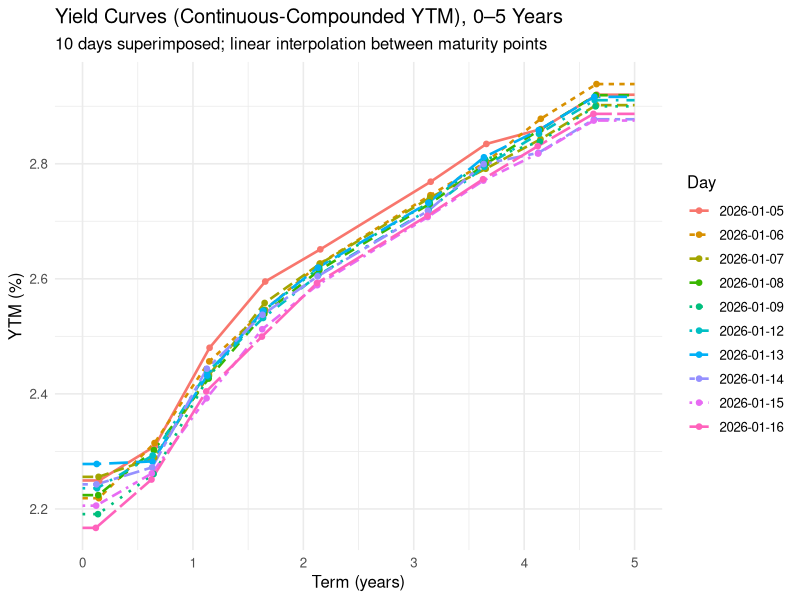
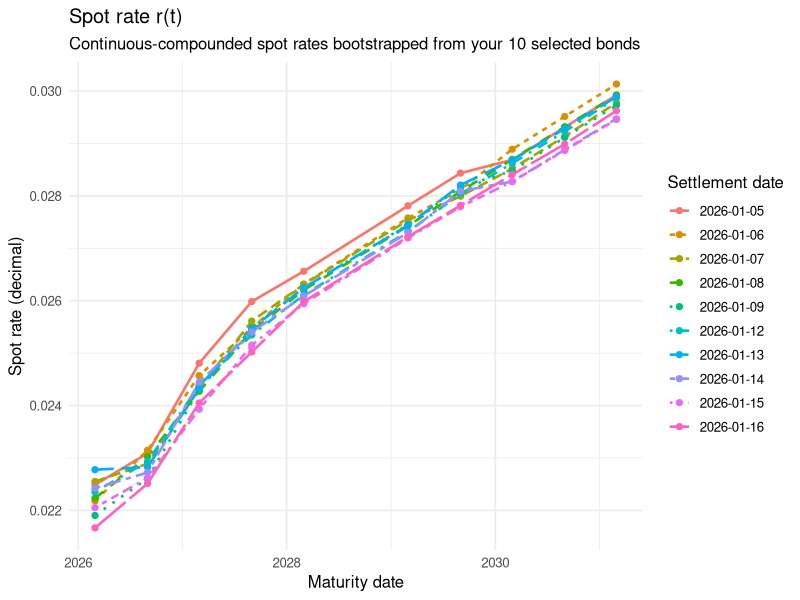
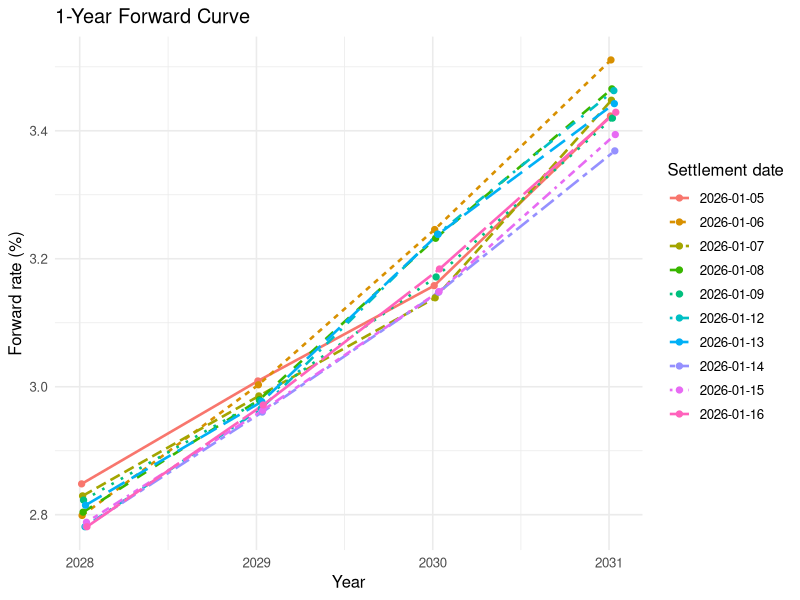

The R script that drew these images, in order:
## ---- chunk 1
knitr::opts_chunk$set(
  fig.format = "png",
  fig.dpi = 300,
  fig.width = 7,
  fig.height = 5
)
library(tidyverse)
library(lubridate)

FACE <- 100
bonds <- tibble::tribble(
  ~id, ~name,               ~coupon,  ~maturity,
   1, "CAN 0.25 Mar 26",    0.00250,  "2026-03-01",
   2, "CAN 1.00 Sep 26",    0.01000,  "2026-09-01",
   3, "CAN 1.25 Mar 27",    0.01250,  "2027-03-01",
   4, "CAN 2.75 Sep 27",    0.02750,  "2027-09-01",
   5, "CAN 3.50 Mar 28",    0.03500,  "2028-03-01",
   6, "CAN 4.00 Mar 29",    0.04000,  "2029-03-01",
   7, "CAN 3.50 Sep 29",    0.03500,  "2029-09-01",
   8, "CAN 2.75 Mar 30",    0.02750,  "2030-03-01",
   9, "CAN 2.75 Sep 30",    0.02750,  "2030-09-01",
  10, "CAN 2.75 Mar 31",    0.02750,  "2031-03-01"
) %>%
  mutate(maturity = as.Date(maturity))

days <- as.Date(c("2026-01-05","2026-01-06","2026-01-07","2026-01-08","2026-01-09",
                  "2026-01-12","2026-01-13","2026-01-14","2026-01-15","2026-01-16"))

clean_mat <- matrix(c(
  99.70, 99.71, 99.71, 99.72, 99.73, 99.74, 99.74, 99.75, 99.76, 99.77,
  99.145,99.145,99.165,99.160,99.190,99.180,99.190,99.200,99.210,99.220,
  98.600,98.630,98.660,98.670,98.670,98.670,98.680,98.670,98.730,98.720,
  100.22,100.30,100.28,100.31,100.30,100.32,100.30,100.31,100.35,100.37,
  101.73,101.78,101.78,101.80,101.79,101.81,101.78,101.81,101.84,101.83,
  103.63,103.70,103.71,103.74,103.73,103.76,103.72,103.76,103.79,103.78,
  102.22,102.33,102.37,102.34,102.31,102.35,102.29,102.33,102.43,102.42,
  99.493,99.423,99.563,99.498,99.580,99.528,99.503,99.658,99.663,99.613,
  99.165,99.085,99.245,99.170,99.255,99.210,99.185,99.355,99.365,99.315,
  98.813,98.723,98.888,98.823,98.913,98.850,98.838,99.033,99.043,98.968
), nrow = 10, byrow = TRUE)

stopifnot(nrow(clean_mat) == 10, ncol(clean_mat) == 10)

colnames(clean_mat) <- format(days, "%Y-%m-%d")
rownames(clean_mat) <- as.character(1:10)


prices <- as_tibble(clean_mat, rownames = "id") %>%
  mutate(id = as.integer(id)) %>%
  pivot_longer(-id, names_to = "settle_chr", values_to = "clean") %>%
  mutate(settle = as.Date(settle_chr)) %>%
  select(-settle_chr) %>%
  left_join(bonds, by = "id")

last_coupon_date <- function(settle, maturity) {
  d <- maturity
  while (d > settle) d <- d %m-% months(6)
  d
}

dirty_price <- function(clean, settle, maturity, coupon_rate, face = 100) {
  lc <- last_coupon_date(settle, maturity)
  n_days <- as.numeric(settle - lc)
  AI <- (n_days / 365) * (face * coupon_rate)
  clean + AI
}

cashflows <- function(settle, maturity, coupon_rate, face = 100) {
  d <- maturity
  pay_dates <- c()
  while (d > settle) {
    pay_dates <- c(d, pay_dates)
    d <- d %m-% months(6)
  }
  cpn_amt <- face * coupon_rate / 2
  cf <- rep(cpn_amt, length(pay_dates))
  cf[length(cf)] <- cf[length(cf)] + face
  t <- as.numeric(pay_dates - settle) / 365
  list(t = t, cf = cf)
}

prices <- prices %>%
  rowwise() %>%
  mutate(
    dirty = dirty_price(clean, settle, maturity, coupon, FACE),
    tau_maturity = as.numeric(maturity - settle) / 365
  ) %>%
  ungroup()

## ---- chunk 2
# Q4(a)
#| fig-format: png
#| fig-dpi: 300
#| fig-width: 7
#| fig-height: 5
ytm_continuous <- function(dirty, settle, maturity, coupon_rate, face = 100) {
  cfobj <- cashflows(settle, maturity, coupon_rate, face)
  t <- cfobj$t
  cf <- cfobj$cf
  f <- function(y) sum(cf * exp(-y * t)) - dirty
  uniroot(f, lower = -0.05, upper = 0.25)$root
}

ytm_tbl <- prices %>%
  rowwise() %>%
  mutate(
    tau = tau_maturity,
    y_cont = ytm_continuous(dirty, settle, maturity, coupon, FACE)
  ) %>%
  ungroup() %>%
  filter(tau >= 0, tau <= 5)

tau_grid <- seq(0, 5, by = 0.01)

ytm_curve_grid <- ytm_tbl %>%
  group_by(settle) %>%
  arrange(tau, .by_group = TRUE) %>%
  reframe({
    x <- tau
    y <- y_cont
    tibble(
      tau = tau_grid,
      y_grid = approx(x = x, y = y, xout = tau_grid,
                      method = "linear", rule = 2)$y
    )
  })

ggplot() +
  geom_line(
    data = ytm_curve_grid,
    aes(x = tau, y = 100 * y_grid,
        group = factor(settle),
        color = factor(settle),
        linetype = factor(settle)),
    linewidth = 0.9
  ) +
  geom_point(
    data = ytm_tbl,
    aes(x = tau, y = 100 * y_cont, color = factor(settle)),
    size = 1.6
  ) +
  scale_x_continuous(breaks = 0:5) +
  labs(
    title = "Yield Curves (Continuous-Compounded YTM), 0–5 Years",
    subtitle = "10 days superimposed; linear interpolation between maturity points",
    x = "Term (years)",
    y = "YTM (%)",
    color = "Day",
    linetype = "Day"
  ) +
  theme_minimal(base_size = 12)

## ---- chunk 3
library(tidyverse)
library(lubridate)

FACE <- 100

stopifnot(exists("prices"))
stopifnot(exists("cashflows"))

prices2 <- prices %>%
  mutate(
    tau_years = as.numeric(maturity - settle) / 365
  )

bootstrap_spot_one_day <- function(day_df) {

  day_df <- day_df %>%
    mutate(tau_years = as.numeric(maturity - settle) / 365) %>%
    arrange(tau_years)

  known_t <- numeric(0)
  known_r <- numeric(0)

  r_at <- function(t) {
    if (length(known_t) == 0) stop("No known spot points yet.")
    if (any(abs(t - known_t) < 1e-12)) return(known_r[which.min(abs(t - known_t))])
    if (t < min(known_t)) return(known_r[which.min(known_t)])
    if (t > max(known_t)) return(known_r[which.max(known_t)])
    approx(x = known_t, y = known_r, xout = t, method = "linear")$y
  }

  out <- vector("list", nrow(day_df))

  for (j in seq_len(nrow(day_df))) {

    settle   <- day_df$settle[j]
    maturity <- day_df$maturity[j]
    cpn      <- day_df$coupon[j]
    Pdirty   <- day_df$dirty[j]

    cfobj <- cashflows(settle, maturity, cpn, FACE)
    t <- cfobj$t
    cf <- cfobj$cf
    n <- length(t)

    PV_known <- 0
    if (n > 1) {
      for (i in 1:(n - 1)) {
        ri <- r_at(t[i])
        PV_known <- PV_known + cf[i] * exp(-ri * t[i])
      }
    }

    Dn <- (Pdirty - PV_known) / cf[n]
    if (!is.finite(Dn) || Dn <= 0) {
      stop(paste0("BOOTSTRAP FAILED: settle=", settle,
                  " bond_id=", day_df$id[j],
                  " Dn=", signif(Dn, 8)))
    }

    rn <- -log(Dn) / t[n]

    known_t <- c(known_t, t[n])
    known_r <- c(known_r, rn)

    out[[j]] <- tibble(settle = settle, t_maturity = t[n], r_cont = rn)
  }

  bind_rows(out) %>% arrange(t_maturity)
}

prices_by_day <- split(prices2, prices2$settle)
spot_points <- purrr::map_dfr(prices_by_day, bootstrap_spot_one_day)

spot_curve_date <- prices2 %>%
  distinct(settle, id, name, maturity, tau_years) %>%
  arrange(settle, tau_years) %>%
  group_by(settle) %>%
  mutate(rank = row_number()) %>%
  ungroup() %>%
  left_join(
    spot_points %>%
      group_by(settle) %>%
      arrange(t_maturity, .by_group = TRUE) %>%
      mutate(rank = row_number()) %>%
      ungroup(),
    by = c("settle", "rank")
  ) %>%
  mutate(settle_f = factor(settle))

ggplot(
  spot_curve_date,
  aes(
    x = maturity,
    y = r_cont,
    group = settle_f,
    color = settle_f,
    linetype = settle_f
  )
) +
  geom_line(linewidth = 0.9) +
  geom_point(size = 1.8) +
  labs(
    title = "Spot rate r(t)",
    subtitle = "Continuous-compounded spot rates bootstrapped from your 10 selected bonds",
    x = "Maturity date",
    y = "Spot rate (decimal)",
    color = "Settlement date",
    linetype = "Settlement date"
  ) +
  theme_minimal(base_size = 12)

## ---- chunk 4
#| fig-format: pdf
#| fig-width: 7
#| fig-height: 5

library(tidyverse)
library(lubridate)

stopifnot(exists("spot_points"))

spot_int <- spot_points %>%
  group_by(settle) %>%
  arrange(t_maturity, .by_group = TRUE) %>%
  reframe({
    x <- t_maturity
    y <- r_cont
    tibble(
      T = 1:5,
      rT = approx(x = x, y = y, xout = 1:5, method = "linear", rule = 2)$y
    )
  })

fwd_1yr <- spot_int %>%
  group_by(settle) %>%
  arrange(T, .by_group = TRUE) %>%
  reframe({
    r <- rT
    endT <- 2:5
    f <- r[2:5] * (2:5) - r[1:4] * (1:4)
    tibble(endT = endT, fwd = f)
  }) %>%
  ungroup() %>%
  mutate(
    settle_date = as.Date(settle),
    end_date = settle_date + round(365 * endT),  # for plotting only
    settle_f = factor(settle)
  )

ggplot(
  fwd_1yr,
  aes(
    x = end_date,
    y = 100 * fwd,
    group = settle_f,
    color = settle_f,
    linetype = settle_f
  )
) +
  geom_line(linewidth = 0.9) +
  geom_point(size = 1.8) +
  labs(
    title = "1-Year Forward Curve",
    x = "Year",
    y = "Forward rate (%)",
    color = "Settlement date",
    linetype = "Settlement date"
  ) +
  theme_minimal(base_size = 12)

## ---- chunk 5

library(tidyverse)

stopifnot(exists("ytm_tbl"), exists("fwd_1yr"))

yield_terms <- 1:5

yield_wide <- ytm_tbl %>%
  group_by(settle) %>%
  arrange(tau, .by_group = TRUE) %>%
  reframe({
    x <- tau
    y <- y_cont
    tibble(
      term = yield_terms,
      r = approx(x = x, y = y, xout = yield_terms, method = "linear", rule = 2)$y
    )
  }) %>%
  ungroup() %>%
  mutate(var = paste0("X", term)) %>%
  select(settle, var, r) %>%
  pivot_wider(names_from = var, values_from = r) %>%
  arrange(settle)

yield_logret <- yield_wide %>%
  mutate(across(starts_with("X"), ~ log(lead(.x) / .x))) %>%
  slice(1:(n() - 1)) %>%         # keep j = 1..9
  select(starts_with("X"))

Cov_Yield <- cov(as.matrix(yield_logret), use = "complete.obs")
rownames(Cov_Yield) <- colnames(Cov_Yield) <- paste0("X", 1:5)

fwd_wide <- fwd_1yr %>%
  mutate(var = case_when(
    endT == 2 ~ "X1",   # 1y-1y
    endT == 3 ~ "X2",   # 1y-2y
    endT == 4 ~ "X3",   # 1y-3y
    endT == 5 ~ "X4"    # 1y-4y
  )) %>%
  select(settle, var, r = fwd) %>%
  pivot_wider(names_from = var, values_from = r) %>%
  arrange(settle)

fwd_logret <- fwd_wide %>%
  mutate(across(starts_with("X"), ~ log(lead(.x) / .x))) %>%
  slice(1:(n() - 1)) %>%
  select(starts_with("X"))

Cov_Forward <- cov(as.matrix(fwd_logret), use = "complete.obs")
rownames(Cov_Forward) <- colnames(Cov_Forward) <- paste0("X", 1:4)

cat("\n=== Covariance matrix: daily log-returns of YIELDS (X1..X5 = 1y..5y) ===\n")
print(Cov_Yield)

cat("\n=== Covariance matrix: daily log-returns of FORWARDS (X1..X4 = 1y-1y..1y-4y) ===\n")
print(Cov_Forward)

## ---- chunk 6
stopifnot(exists("Cov_Yield"), exists("Cov_Forward"))

print_eigen_clean <- function(CovMat, row_names, title) {

  eg <- eigen(as.matrix(CovMat))

  cat("\n========================\n")
  cat(title, "\n")
  cat("========================\n")

  eigvals <- data.frame(
    Eigenvalue = paste0("lambda_", seq_along(eg$values)),
    Value = signif(eg$values, 6),
    stringsAsFactors = FALSE
  )
  cat("\nEigenvalues (largest -> smallest):\n")
  print(eigvals, row.names = FALSE)

  # Eigenvectors: columns are v1, v2, ...
  eigvecs <- as.data.frame(round(eg$vectors, 6))
  colnames(eigvecs) <- paste0("v", 1:ncol(eigvecs))
  eigvecs <- cbind(Component = row_names, eigvecs)

  cat("\nEigenvectors (each column v_k corresponds to lambda_k above):\n")
  print(eigvecs, row.names = FALSE)

  invisible(eg)
}

print_eigen_clean(
  Cov_Yield,
  row_names = c("1Y yield", "2Y yield", "3Y yield", "4Y yield", "5Y yield"),
  title = "YIELD covariance matrix: eigenvalues and eigenvectors"
)

print_eigen_clean(
  Cov_Forward,
  row_names = c("1y-1y fwd", "1y-2y fwd", "1y-3y fwd", "1y-4y fwd"),
  title = "FORWARD covariance matrix: eigenvalues and eigenvectors"
)


